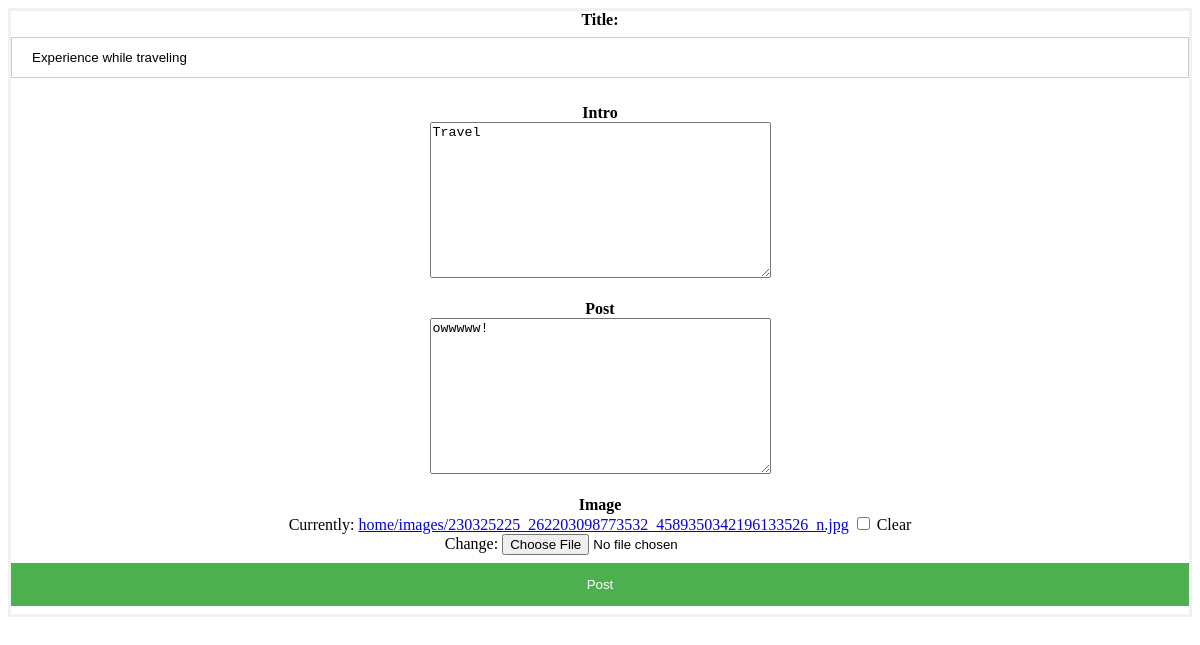
The page /blog-detail2/3/ on the database as committed earlier.
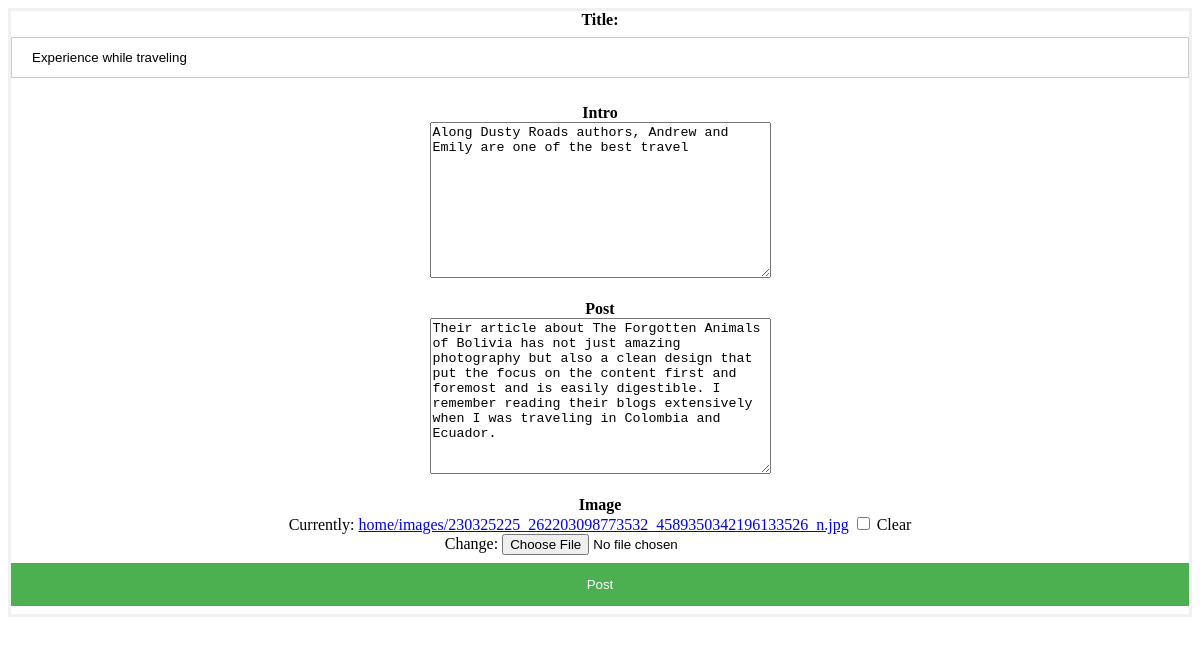
The same page on the database as committed later.
### home/models.py (models this page shows, shortened)
class Blog(models.Model):
    username=models.ForeignKey(Profile, null=True, on_delete=models.CASCADE)
    title=models.CharField(max_length=30, blank=True)
    intro=models.TextField(max_length=100, blank=True)
    post=models.TextField(max_length=2000, blank=True)
    pub_date=models.DateTimeField(auto_now_add=True)
    image=models.ImageField(upload_to="home/images", default="",null=True, blank=True)

### home/views.py (the view)
# urls.py: path('blog-detail2/<str:pk>/', views.blog_edit_view2, name='blog-detail2'),
def blog_edit_view2( request, pk):
    p=str(pk)
    print(p+"________________________________________________________________")
    if request.method=='POST':
                pi=Blog.objects.get(pk=pk)
                fm=BlogForm(request.POST, request.FILES,instance=pi)
                if fm.is_valid:
                    fm.save()
                    return redirect('blog')
    else:
                pi=Blog.objects.get(pk=pk)
                fm=BlogForm(instance=pi)
    return render(request,'blog_form.html',{'form':fm})

### home/form.py
class BlogForm(ModelForm):
    class Meta:
        model = Blog
        fields= '__all__'
        exclude=['username']

### template/blog_form.html (shortened to what this page needs)
<!DOCTYPE html>
<html>
  </head>
  <div class="login">
    <form action="" method="post" enctype="multipart/form-data">
<center>
    <label for="id_username"><b>Title:</b></label>
      {{form.title}}
      <br><br>
               <div class="mb-6">
         <label for="name" class="block mb-2 text-sm text-gray-600 dark:text-gray-400"><b>Intro</b></label>
     </div>
      {{form.intro}}
      <br><br>
  <div class="mb-6">
         <label for="name" class="block mb-2 text-sm text-gray-600 dark:text-gray-400"><b>Post</b></label>
     </div>
      {{form.post}}
        <br>  <br>
      <div class="mb-6">
         <label for="name" class="block mb-2 text-sm text-gray-600 dark:text-gray-400"><b>Image</b></label>
     </div>
      {{form.image}}
    <br>
</center>
      <button type="submit"class="signin">
        Post
      </button>
  </form>
  </div>

### template/blog_form.html (style rules this page uses)
form { border: 3px solid #f1f1f1; }
input[type=text], input[type=password] { width: 100%; padding: 12px 20px; margin: 8px 0; display: inline-block; border: 1px solid #ccc; box-sizing: border-box; }
button { background-color: #4CAF50; color: white; padding: 14px 20px; margin: 8px 0; border: none; cursor: pointer; width: 100%; }

Rows that differ between the two databases and show on the page:
changed Blog "Experience while traveling": intro "Travel" → "Along Dusty Roads authors, Andrew and Emily are one of the best travel"; post "owwwww!" → "Their article about The Forgotten Animals of Bolivia has not just amazing photography but also a clean design that put the focus on the content first and foremost and is easily digestible. I remember reading their blogs extensively when I was traveling in Colombia and Ecuador."
